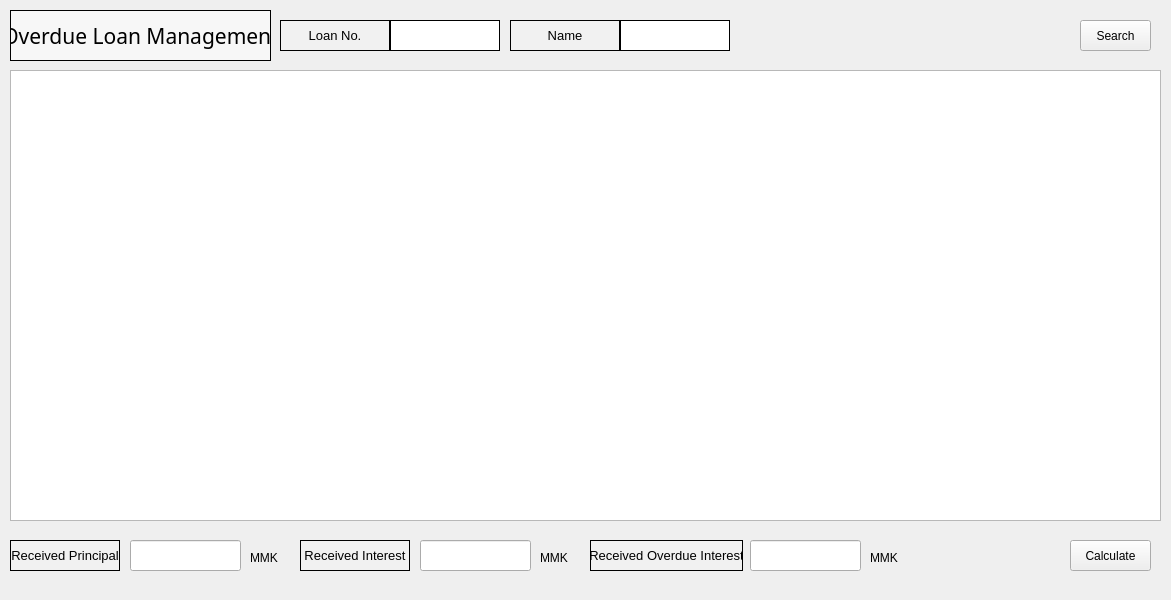
<?xml version="1.0" encoding="UTF-8"?>
<ui version="4.0">
 <class>MainWindow</class>
 <widget class="QMainWindow" name="MainWindow">
  <property name="geometry">
   <rect>
    <x>0</x>
    <y>0</y>
    <width>1171</width>
    <height>600</height>
   </rect>
  </property>
  <property name="windowTitle">
   <string>MainWindow</string>
  </property>
  <widget class="QWidget" name="centralwidget">
   <widget class="QPushButton" name="loanSearchButton">
    <property name="geometry">
     <rect>
      <x>1080</x>
      <y>20</y>
      <width>71</width>
      <height>31</height>
     </rect>
    </property>
    <property name="text">
     <string>Search</string>
    </property>
   </widget>
   <widget class="QLabel" name="customerName">
    <property name="geometry">
     <rect>
      <x>620</x>
      <y>20</y>
      <width>110</width>
      <height>31</height>
     </rect>
    </property>
    <property name="minimumSize">
     <size>
      <width>110</width>
      <height>0</height>
     </size>
    </property>
    <property name="maximumSize">
     <size>
      <width>110</width>
      <height>16777215</height>
     </size>
    </property>
    <property name="styleSheet">
     <string notr="true">background-color:rgb(255, 255, 255)
</string>
    </property>
    <property name="frameShape">
     <enum>QFrame::Box</enum>
    </property>
    <property name="text">
     <string/>
    </property>
   </widget>
   <widget class="QLabel" name="label">
    <property name="geometry">
     <rect>
      <x>510</x>
      <y>20</y>
      <width>110</width>
      <height>31</height>
     </rect>
    </property>
    <property name="minimumSize">
     <size>
      <width>110</width>
      <height>0</height>
     </size>
    </property>
    <property name="maximumSize">
     <size>
      <width>110</width>
      <height>16777215</height>
     </size>
    </property>
    <property name="font">
     <font>
      <pointsize>10</pointsize>
     </font>
    </property>
    <property name="styleSheet">
     <string notr="true">background-color:rgb(241, 241, 241)</string>
    </property>
    <property name="frameShape">
     <enum>QFrame::Box</enum>
    </property>
    <property name="text">
     <string>Name</string>
    </property>
    <property name="alignment">
     <set>Qt::AlignCenter</set>
    </property>
   </widget>
   <widget class="QLabel" name="label_4">
    <property name="geometry">
     <rect>
      <x>10</x>
      <y>10</y>
      <width>261</width>
      <height>51</height>
     </rect>
    </property>
    <property name="font">
     <font>
      <family>Agency FB</family>
      <pointsize>16</pointsize>
     </font>
    </property>
    <property name="styleSheet">
     <string notr="true">background-color:rgb(247, 247, 247)</string>
    </property>
    <property name="frameShape">
     <enum>QFrame::Box</enum>
    </property>
    <property name="text">
     <string>Overdue Loan Management</string>
    </property>
    <property name="alignment">
     <set>Qt::AlignCenter</set>
    </property>
   </widget>
   <widget class="QTableView" name="loanTable">
    <property name="geometry">
     <rect>
      <x>10</x>
      <y>70</y>
      <width>1151</width>
      <height>451</height>
     </rect>
    </property>
   </widget>
   <widget class="QLabel" name="label_28">
    <property name="geometry">
     <rect>
      <x>590</x>
      <y>540</y>
      <width>153</width>
      <height>31</height>
     </rect>
    </property>
    <property name="minimumSize">
     <size>
      <width>153</width>
      <height>0</height>
     </size>
    </property>
    <property name="maximumSize">
     <size>
      <width>110</width>
      <height>16777215</height>
     </size>
    </property>
    <property name="font">
     <font>
      <pointsize>10</pointsize>
     </font>
    </property>
    <property name="styleSheet">
     <string notr="true">background-color:rgb(241, 241, 241)</string>
    </property>
    <property name="frameShape">
     <enum>QFrame::Box</enum>
    </property>
    <property name="text">
     <string>Received Overdue Interest</string>
    </property>
    <property name="alignment">
     <set>Qt::AlignCenter</set>
    </property>
   </widget>
   <widget class="QLabel" name="label_45">
    <property name="geometry">
     <rect>
      <x>870</x>
      <y>550</y>
      <width>41</width>
      <height>16</height>
     </rect>
    </property>
    <property name="text">
     <string>MMK</string>
    </property>
   </widget>
   <widget class="QLineEdit" name="receivedPrincipal">
    <property name="geometry">
     <rect>
      <x>130</x>
      <y>540</y>
      <width>111</width>
      <height>31</height>
     </rect>
    </property>
   </widget>
   <widget class="QLineEdit" name="receivedOverdueInterest">
    <property name="geometry">
     <rect>
      <x>750</x>
      <y>540</y>
      <width>111</width>
      <height>31</height>
     </rect>
    </property>
   </widget>
   <widget class="QLineEdit" name="receivedInterest">
    <property name="geometry">
     <rect>
      <x>420</x>
      <y>540</y>
      <width>111</width>
      <height>31</height>
     </rect>
    </property>
   </widget>
   <widget class="QLabel" name="label_26">
    <property name="geometry">
     <rect>
      <x>300</x>
      <y>540</y>
      <width>110</width>
      <height>31</height>
     </rect>
    </property>
    <property name="minimumSize">
     <size>
      <width>110</width>
      <height>0</height>
     </size>
    </property>
    <property name="maximumSize">
     <size>
      <width>110</width>
      <height>16777215</height>
     </size>
    </property>
    <property name="font">
     <font>
      <pointsize>10</pointsize>
     </font>
    </property>
    <property name="styleSheet">
     <string notr="true">background-color:rgb(241, 241, 241)</string>
    </property>
    <property name="frameShape">
     <enum>QFrame::Box</enum>
    </property>
    <property name="text">
     <string>Received Interest</string>
    </property>
    <property name="alignment">
     <set>Qt::AlignCenter</set>
    </property>
   </widget>
   <widget class="QLabel" name="label_24">
    <property name="geometry">
     <rect>
      <x>10</x>
      <y>540</y>
      <width>110</width>
      <height>31</height>
     </rect>
    </property>
    <property name="minimumSize">
     <size>
      <width>110</width>
      <height>0</height>
     </size>
    </property>
    <property name="maximumSize">
     <size>
      <width>110</width>
      <height>16777215</height>
     </size>
    </property>
    <property name="font">
     <font>
      <pointsize>10</pointsize>
     </font>
    </property>
    <property name="styleSheet">
     <string notr="true">background-color:rgb(241, 241, 241)</string>
    </property>
    <property name="frameShape">
     <enum>QFrame::Box</enum>
    </property>
    <property name="text">
     <string>Received Principal</string>
    </property>
    <property name="alignment">
     <set>Qt::AlignCenter</set>
    </property>
   </widget>
   <widget class="QLabel" name="label_43">
    <property name="geometry">
     <rect>
      <x>540</x>
      <y>550</y>
      <width>41</width>
      <height>16</height>
     </rect>
    </property>
    <property name="text">
     <string>MMK</string>
    </property>
   </widget>
   <widget class="QLabel" name="label_42">
    <property name="geometry">
     <rect>
      <x>250</x>
      <y>550</y>
      <width>41</width>
      <height>16</height>
     </rect>
    </property>
    <property name="text">
     <string>MMK</string>
    </property>
   </widget>
   <widget class="QLabel" name="label_22">
    <property name="geometry">
     <rect>
      <x>280</x>
      <y>20</y>
      <width>110</width>
      <height>31</height>
     </rect>
    </property>
    <property name="minimumSize">
     <size>
      <width>110</width>
      <height>0</height>
     </size>
    </property>
    <property name="maximumSize">
     <size>
      <width>110</width>
      <height>16777215</height>
     </size>
    </property>
    <property name="font">
     <font>
      <pointsize>10</pointsize>
     </font>
    </property>
    <property name="styleSheet">
     <string notr="true">background-color:rgb(241, 241, 241)</string>
    </property>
    <property name="frameShape">
     <enum>QFrame::Box</enum>
    </property>
    <property name="text">
     <string>Loan No.</string>
    </property>
    <property name="alignment">
     <set>Qt::AlignCenter</set>
    </property>
   </widget>
   <widget class="QLabel" name="loanNumber">
    <property name="geometry">
     <rect>
      <x>390</x>
      <y>20</y>
      <width>110</width>
      <height>31</height>
     </rect>
    </property>
    <property name="minimumSize">
     <size>
      <width>110</width>
      <height>0</height>
     </size>
    </property>
    <property name="maximumSize">
     <size>
      <width>110</width>
      <height>16777215</height>
     </size>
    </property>
    <property name="styleSheet">
     <string notr="true">background-color:rgb(255, 255, 255)
</string>
    </property>
    <property name="frameShape">
     <enum>QFrame::Box</enum>
    </property>
    <property name="text">
     <string/>
    </property>
   </widget>
   <widget class="QPushButton" name="calculateButton">
    <property name="geometry">
     <rect>
      <x>1070</x>
      <y>540</y>
      <width>81</width>
      <height>31</height>
     </rect>
    </property>
    <property name="text">
     <string>Calculate</string>
    </property>
   </widget>
  </widget>
 </widget>
 <resources/>
 <connections/>
</ui>
